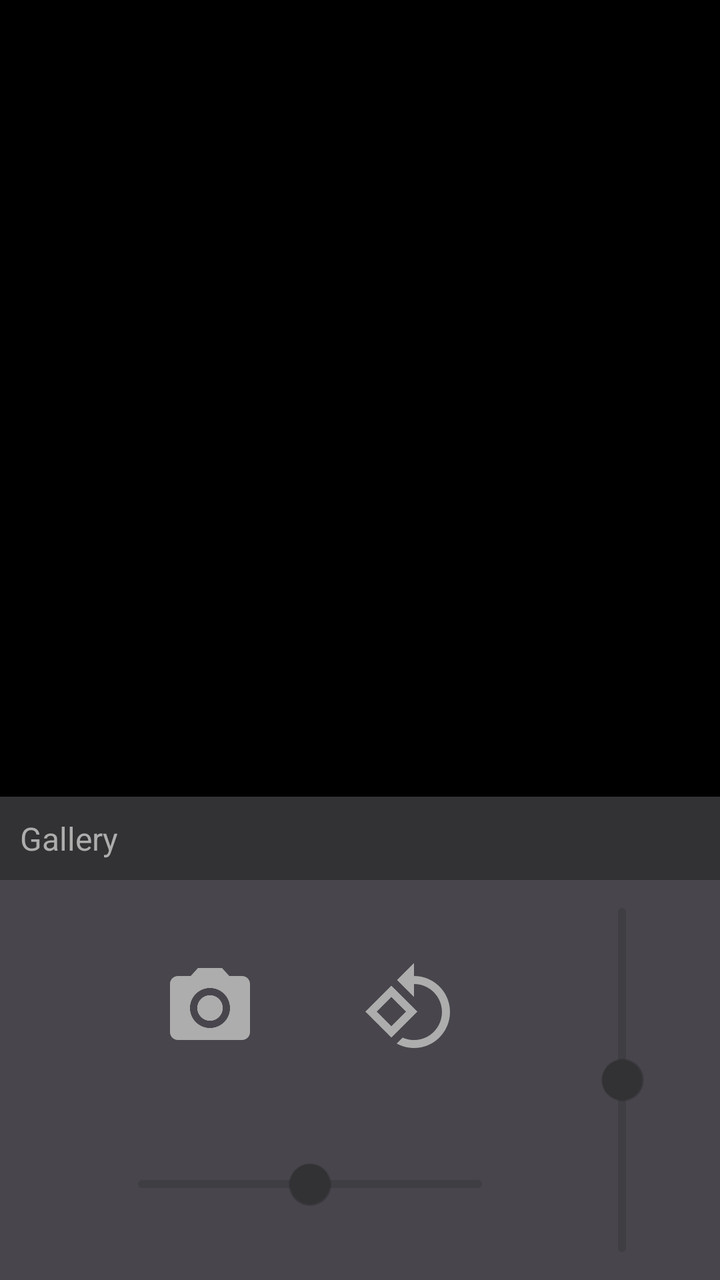
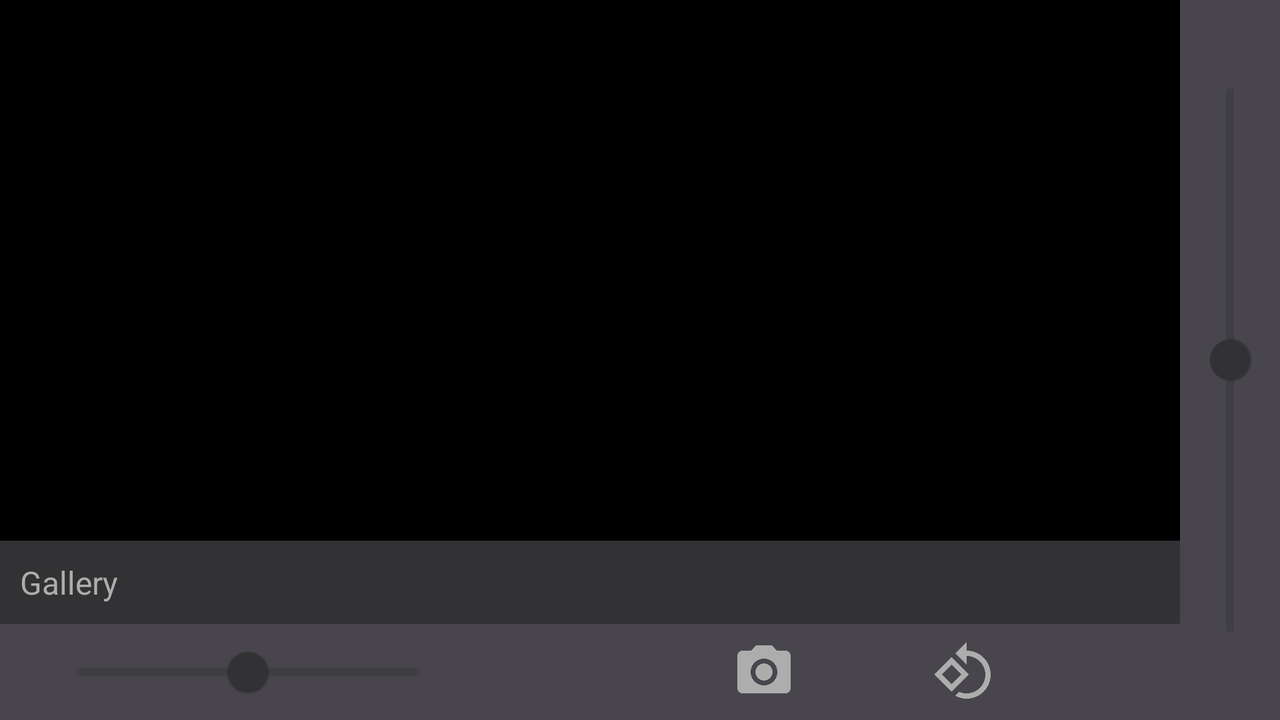

First picture: res/layout/ on a phone held upright. Second picture: the repository's own variant of that layout, on a device whose configuration matches the variant's folder. Source for both follows.
<!-- AndroidManifest.xml: application theme Theme.SocketTest -->
<!-- res/layout/activity_main.xml -->
<?xml version="1.0" encoding="utf-8"?>
<androidx.constraintlayout.widget.ConstraintLayout xmlns:android="http://schemas.android.com/apk/res/android"
    xmlns:app="http://schemas.android.com/apk/res-auto"
    xmlns:tools="http://schemas.android.com/tools"
    android:id="@+id/mainActivity"
    android:layout_width="match_parent"
    android:layout_height="match_parent"
    android:animateLayoutChanges="true"
    android:background="@color/black"
    tools:context=".MainActivity">


    <LinearLayout
        android:id="@+id/linearLayout2"
        android:layout_width="match_parent"
        android:layout_height="match_parent"
        android:orientation="vertical">

        <androidx.recyclerview.widget.RecyclerView
            android:id="@+id/recviewConsole"
            android:layout_width="match_parent"
            android:layout_height="300dp"
            android:layout_weight="1"
            android:clickable="true" />

        <TextView
            android:id="@+id/btnGallery"
            android:layout_width="match_parent"
            android:layout_height="wrap_content"
            android:background="@color/darker_grey"
            android:padding="10dp"
            android:text="Gallery"
            android:textColor="#ADADAD"
            android:textSize="16dp" />

        <ImageView
            android:id="@+id/img"
            android:layout_width="match_parent"
            android:layout_height="wrap_content"
            android:background="@color/even_darker_grey"
            android:visibility="gone"
            app:layout_constraintEnd_toStartOf="@+id/frameLayout2"
            app:layout_constraintStart_toStartOf="parent"
            app:layout_constraintTop_toTopOf="parent"
            tools:srcCompat="@tools:sample/avatars" />

        <androidx.constraintlayout.widget.ConstraintLayout
            android:layout_width="match_parent"
            android:layout_height="wrap_content"
            android:layout_gravity="right"
            android:background="@color/grey"
            android:elevation="-20dp">

            <com.google.android.material.slider.Slider
                android:id="@+id/sliderLeft"
                android:layout_width="200dp"
                android:layout_height="50dp"
                android:layout_gravity="center"
                android:layout_marginLeft="24dp"
                android:layout_marginBottom="24dp"
                android:stepSize="1.0"
                android:value="0"
                android:valueFrom="-10.0"
                android:valueTo="10.0"
                app:labelBehavior="gone"
                app:layout_constraintBottom_toBottomOf="parent"
                app:layout_constraintEnd_toStartOf="@+id/frameLayout2"
                app:layout_constraintStart_toStartOf="parent"
                app:thumbColor="@color/darker_grey"
                app:tickVisible="false"
                app:trackColorActive="@color/material_on_surface_stroke"
                app:trackColorInactive="@color/material_on_surface_stroke" />

            <FrameLayout
                android:id="@+id/frameLayout2"
                android:layout_width="50dp"
                android:layout_height="200dp"
                android:layout_gravity="center"
                android:layout_marginRight="24dp"
                android:orientation="vertical"
                app:layout_constraintBottom_toBottomOf="parent"
                app:layout_constraintEnd_toEndOf="parent"
                app:layout_constraintTop_toTopOf="parent">

                <com.google.android.material.slider.Slider
                    android:id="@+id/sliderRight"
                    android:layout_width="200dp"
                    android:layout_height="50dp"
                    android:layout_gravity="center"
                    android:rotation="270"
                    android:stepSize="1.0"
                    android:value="0"
                    android:valueFrom="-10.0"
                    android:valueTo="10.0"
                    app:labelBehavior="gone"
                    app:thumbColor="@color/darker_grey"
                    app:tickVisible="false"
                    app:trackColorActive="@color/material_on_surface_stroke"
                    app:trackColorInactive="@color/material_on_surface_stroke" />
            </FrameLayout>

            <LinearLayout
                android:layout_width="200dp"
                android:layout_height="wrap_content"
                android:gravity=""
                app:layout_constraintBottom_toTopOf="@+id/sliderLeft"
                app:layout_constraintEnd_toEndOf="@+id/sliderLeft"
                app:layout_constraintStart_toStartOf="@+id/sliderLeft"
                app:layout_constraintTop_toTopOf="parent">

                <ImageView
                    android:id="@+id/btnImage"
                    android:layout_width="0dp"
                    android:layout_height="48dp"
                    android:layout_weight="1"
                    app:layout_constraintStart_toStartOf="parent"
                    app:layout_constraintTop_toTopOf="parent"
                    app:srcCompat="@drawable/camera" />

                <ImageView
                    android:id="@+id/btnServo"
                    android:layout_width="0dp"
                    android:layout_height="48dp"
                    android:layout_weight="1"
                    app:layout_constraintEnd_toStartOf="@+id/frameLayout2"
                    app:layout_constraintStart_toEndOf="@+id/btnImage"
                    app:layout_constraintTop_toTopOf="parent"
                    app:srcCompat="@drawable/servo" />
            </LinearLayout>


        </androidx.constraintlayout.widget.ConstraintLayout>

    </LinearLayout>

</androidx.constraintlayout.widget.ConstraintLayout>
<!-- resources referenced by this layout -->
<resources>
  <color name="black">#FF000000</color>
  <color name="darker_grey">#323133</color>
  <color name="even_darker_grey">#191819</color>
  <color name="grey">#48464C</color>
  <!-- drawable camera (drawable) -->
  <vector android:height="100dp" android:tint="@color/grey_caption"
      android:viewportHeight="24" android:viewportWidth="24"
      android:width="100dp" xmlns:android="http://schemas.android.com/apk/res/android">
      <path android:fillColor="@color/grey_caption" android:pathData="M12,12m-3.2,0a3.2,3.2 0,1 1,6.4 0a3.2,3.2 0,1 1,-6.4 0"/>
      <path android:fillColor="@color/grey_caption" android:pathData="M9,2L7.17,4L4,4c-1.1,0 -2,0.9 -2,2v12c0,1.1 0.9,2 2,2h16c1.1,0 2,-0.9 2,-2L22,6c0,-1.1 -0.9,-2 -2,-2h-3.17L15,2L9,2zM12,17c-2.76,0 -5,-2.24 -5,-5s2.24,-5 5,-5 5,2.24 5,5 -2.24,5 -5,5z"/>
  </vector>
  <!-- drawable servo (drawable) -->
  <vector android:height="100dp" android:tint="@color/grey_caption"
      android:viewportHeight="24" android:viewportWidth="24"
      android:width="100dp" xmlns:android="http://schemas.android.com/apk/res/android">
      <path android:fillColor="@color/grey_caption" android:pathData="M7.34,6.41L0.86,12.9l6.49,6.48 6.49,-6.48 -6.5,-6.49zM3.69,12.9l3.66,-3.66L11,12.9l-3.66,3.66 -3.65,-3.66zM19.36,6.64C17.61,4.88 15.3,4 13,4L13,0.76L8.76,5 13,9.24L13,6c1.79,0 3.58,0.68 4.95,2.05 2.73,2.73 2.73,7.17 0,9.9C16.58,19.32 14.79,20 13,20c-0.97,0 -1.94,-0.21 -2.84,-0.61l-1.49,1.49C10.02,21.62 11.51,22 13,22c2.3,0 4.61,-0.88 6.36,-2.64 3.52,-3.51 3.52,-9.21 0,-12.72z"/>
  </vector>
  <style name="Theme.SocketTest" parent="Theme.MaterialComponents.DayNight.DarkActionBar">
          
          <item name="colorPrimary">@color/grey</item>
          <item name="colorPrimaryVariant">@color/darker_grey</item>
          <item name="colorOnPrimary">@color/grey_caption</item>
          
          <item name="colorSecondary">@color/darker_grey</item>
          <item name="colorSecondaryVariant">@color/even_darker_grey</item>
          <item name="colorOnSecondary">@color/black</item>
          
          <item name="android:statusBarColor" tools:targetApi="l">?attr/colorPrimaryVariant</item>
          
      </style>
  <color name="grey_caption">#ADADAD</color>
</resources>
<!-- res/layout-land/activity_main.xml (the repository's variant of the layout above) -->
<!-- drawn on the phone turned sideways -->
<?xml version="1.0" encoding="utf-8"?>
<androidx.constraintlayout.widget.ConstraintLayout xmlns:android="http://schemas.android.com/apk/res/android"
    xmlns:app="http://schemas.android.com/apk/res-auto"
    xmlns:tools="http://schemas.android.com/tools"
    android:id="@+id/mainActivity"
    android:layout_width="match_parent"
    android:layout_height="match_parent"
    android:animateLayoutChanges="true"
    android:background="@color/black"
    tools:context=".MainActivity">

    <LinearLayout
        android:layout_width="match_parent"
        android:layout_height="match_parent"
        android:orientation="vertical"
        app:layout_constraintEnd_toStartOf="@+id/frameLayout2"
        app:layout_constraintStart_toStartOf="parent">

        <androidx.recyclerview.widget.RecyclerView
            android:id="@+id/recviewConsole"
            android:layout_width="match_parent"
            android:layout_height="300dp"
            android:layout_weight="1"
            app:layout_constraintEnd_toEndOf="parent"
            app:layout_constraintStart_toStartOf="parent"
            app:layout_constraintTop_toTopOf="parent" />

        <TextView
            android:id="@+id/btnGallery"
            android:layout_width="match_parent"
            android:layout_height="wrap_content"
            android:background="@color/darker_grey"
            android:padding="10dp"
            android:text="Gallery"
            android:textColor="#ADADAD"
            android:textSize="16dp" />

        <ImageView
            android:id="@+id/img"
            android:layout_width="match_parent"
            android:layout_height="wrap_content"
            android:background="@color/even_darker_grey"
            android:visibility="gone"
            app:layout_constraintEnd_toStartOf="@+id/frameLayout2"
            app:layout_constraintStart_toStartOf="parent"
            app:layout_constraintTop_toTopOf="parent"
            tools:srcCompat="@tools:sample/avatars" />


        <androidx.constraintlayout.widget.ConstraintLayout
            android:layout_width="match_parent"
            android:layout_height="wrap_content"
            android:background="@color/grey"
            android:elevation="-20dp">

            <com.google.android.material.slider.Slider
                android:id="@+id/sliderLeft"
                android:layout_width="200dp"
                android:layout_height="50dp"
                android:layout_gravity="center"
                android:layout_marginLeft="24dp"
                android:stepSize="1.0"
                android:value="0"
                android:valueFrom="-10.0"
                android:valueTo="10.0"
                app:labelBehavior="gone"
                app:layout_constraintBottom_toBottomOf="parent"
                app:layout_constraintStart_toStartOf="parent"
                app:thumbColor="@color/darker_grey"
                app:tickVisible="false"
                app:trackColorActive="@color/material_on_surface_stroke"
                app:trackColorInactive="@color/material_on_surface_stroke" />


            <LinearLayout
                android:id="@+id/linearLayout"
                android:layout_width="200dp"
                android:layout_height="wrap_content"
                android:gravity=""
                app:layout_constraintBottom_toBottomOf="@+id/sliderLeft"
                app:layout_constraintEnd_toEndOf="parent"
                app:layout_constraintStart_toEndOf="@+id/sliderLeft"
                app:layout_constraintTop_toTopOf="@+id/sliderLeft">

                <ImageView
                    android:id="@+id/btnImage"
                    android:layout_width="0dp"
                    android:layout_height="32dp"
                    android:layout_weight="1"
                    app:layout_constraintStart_toStartOf="parent"
                    app:layout_constraintTop_toTopOf="parent"
                    app:srcCompat="@drawable/camera" />

                <ImageView
                    android:id="@+id/btnServo"
                    android:layout_width="0dp"
                    android:layout_height="32dp"
                    android:layout_weight="1"
                    app:layout_constraintEnd_toStartOf="@+id/frameLayout2"
                    app:layout_constraintStart_toEndOf="@+id/btnImage"
                    app:layout_constraintTop_toTopOf="parent"
                    app:srcCompat="@drawable/servo" />
            </LinearLayout>

        </androidx.constraintlayout.widget.ConstraintLayout>


    </LinearLayout>

    <FrameLayout
        android:id="@+id/frameLayout2"
        android:layout_width="50dp"
        android:layout_height="match_parent"
        android:layout_gravity="center"
        android:background="@color/grey"
        android:orientation="vertical"
        app:layout_constraintBottom_toBottomOf="parent"
        app:layout_constraintEnd_toEndOf="parent"
        app:layout_constraintTop_toTopOf="parent">

        <com.google.android.material.slider.Slider
            android:id="@+id/sliderRight"
            android:layout_width="300dp"
            android:layout_height="50dp"
            android:layout_gravity="center"
            android:rotation="270"
            android:stepSize="1.0"
            android:value="0"
            android:valueFrom="-10.0"
            android:valueTo="10.0"
            app:labelBehavior="gone"
            app:thumbColor="@color/darker_grey"
            app:tickVisible="false"
            app:trackColorActive="@color/material_on_surface_stroke"
            app:trackColorInactive="@color/material_on_surface_stroke" />
    </FrameLayout>

</androidx.constraintlayout.widget.ConstraintLayout>
